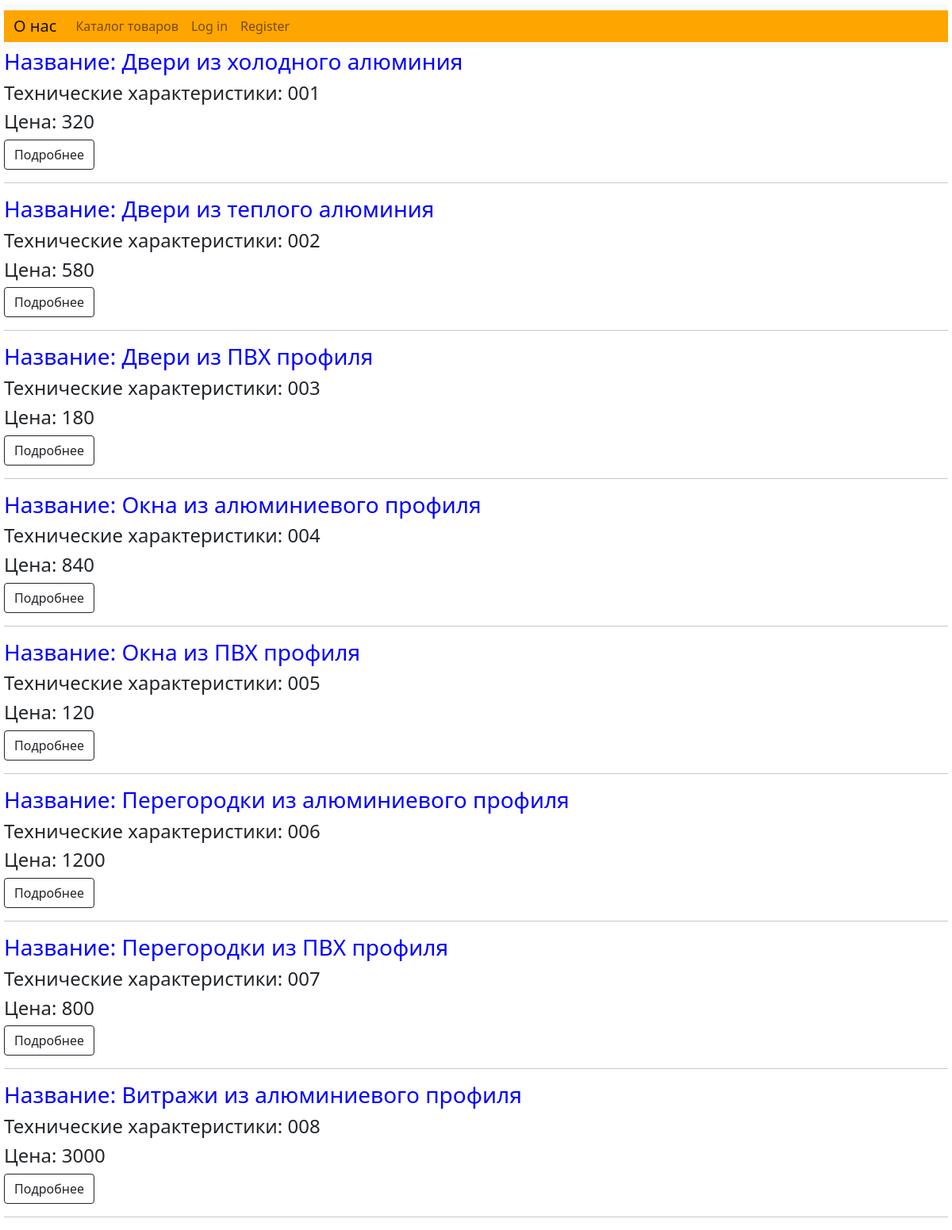
The app's page /tovar/ with its own data.
### tovar/models.py (models this page shows, shortened)
class tovarn(models.Model):
    photo = models.ImageField(upload_to="photos/%Y/%m/%d")
    name = models.CharField(max_length=255)
    kod = models.CharField(max_length=255)
    price = models.IntegerField()

### tovar/views.py (the view)
# urls.py: path("tovar/", views.tovar, name="tovar"),
def tovar(request):
    tovar = models.tovarn.objects.all()
    context = {"tovar": tovar}
    return render(request, "tovar.html", context)

### tovar/templates/tovar.html (shortened to what this page needs)
{% extends "base.html" %}
{% block content %}
{% for tovarn in tovar %}
<div class="tovarn-info">
    <h3>Название: {{ tovarn.name }}</h3>
    <h4>Технические характеристики: {{ tovarn.kod }}</h3>
    <h4>Цена: {{ tovarn.price }}</h4>
    <a class="btn btn-outline-dark" href=" {% url 'tovarn' tovarn_id=tovarn.pk %}">Подробнее</a>
</div>
<hr/>
{% endfor %}
{% endblock %}

### tovar/templates/base.html (shortened to what this page needs)
{% load static %}
<!DOCTYPE html>
<html lang="en">
<head>
    <link href="https://cdn.jsdelivr.net/npm/bootstrap@5.1.3/dist/css/bootstrap.min.css" rel="stylesheet">
    <link rel = "stylesheet" type="text/css" href="{% static 'styles.css'%}">
</head>
<body>
<nav class="navbar navbar-expand-lg navbar-light bg-light">
  <div class="container-fluid">
    <a class="navbar-brand" href="{% url 'home' %}">О нас</a>
    <div class="collapse navbar-collapse" id="navbarNavAltMarkup">
      <div class="navbar-nav">
        <a class="nav-link" href="{% url 'tovar' %}">Каталог товаров</a>
      </div>
        {% if not user.is_authenticated %}
            <div class="navbar-nav">
                <a class="nav-link" href="{% url 'login' %}">Log in</a>
            </div>
        <div class="navbar-nav">
                <a class="nav-link" href="{% url 'register' %}">Register</a>
            </div>
        {% endif %}
  </div>
</nav>
{% block content %}
{% endblock %}
</body>
</html>

### tovar/static/styles.css (style rules this page uses)
.tovarn-info { margin: 10рх 50px; }
body { background-image: url(https://w0.peakpx.com/wallpaper/167/334/HD-wallpaper-wavy-light-color-line-2015-design.jpg); }
.container-fluid { background-color: Orange; }

### tovar/templates/tovar.html (style rules this page uses)
.tovarn-info { margin: 10рх 100px; }
h3 { color: blue; }
body { background-image: url(https://bestokna.tomsk.ru/wp-content/uploads/custom-background-1920x1080.jpg); margin: 5px 5px; }

### records on screen
tovarn: name "Двери из холодного алюминия", kod "001", price "320"
tovarn: name "Двери из теплого алюминия", kod "002", price "580"
tovarn: name "Двери из ПВХ профиля", kod "003", price "180"
tovarn: name "Окна из алюминиевого профиля", kod "004", price "840"
tovarn: name "Окна из ПВХ профиля", kod "005", price "120"
tovarn: name "Перегородки из алюминиевого профиля", kod "006", price "1200"
tovarn: name "Перегородки из ПВХ профиля", kod "007", price "800"
tovarn: name "Витражи из алюминиевого профиля", kod "008", price "3000"
